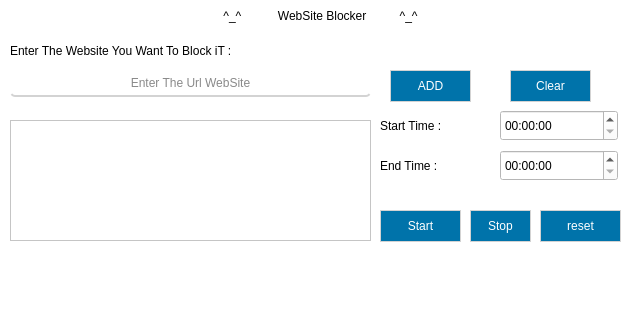
<?xml version="1.0" encoding="UTF-8"?>
<ui version="4.0">
 <class>MainWindow</class>
 <widget class="QMainWindow" name="MainWindow">
  <property name="geometry">
   <rect>
    <x>0</x>
    <y>0</y>
    <width>627</width>
    <height>309</height>
   </rect>
  </property>
  <property name="font">
   <font>
    <family>Century Schoolbook L</family>
    <pointsize>13</pointsize>
    <weight>75</weight>
    <bold>true</bold>
   </font>
  </property>
  <property name="windowTitle">
   <string>MainWindow</string>
  </property>
  <property name="styleSheet">
   <string notr="true">/*  ---------------------------- ALL OTHERS WIDGETS ---------------------------- */
*{
selection-background-color: rgb(67, 128, 179);
selection-color: rgb(255, 255, 255);
}

/*  ---------------------------- MAIN WINDOW, WIDGET ---------------------------- */
QMainWindow,QWidget
{
color:rgb(0,0,0);
background:rgb(255,255,255);
}

/*  ---------------------------- MENU BAR ---------------------------- */
QMenuBar
{
color:rgb(120,120,120);
background:rgb(230,230,230);
}
QMenuBar::item:selected
{
color:rgb(100,100,100);
background:rgb(200,200,200);
}
/*  ---------------------------- CONTEXT MENU ---------------------------- */
QMenu
{
color:rgb(90,90,90);
background:rgb(230,230,230);
padding: 3;
}
QMenu::item:selected
{
color:rgb(90,90,90);
background:rgb(200,200,200);
}
QMenu::separator {
background:rgb(200,200,200);
height:1px;
}


/*  ---------------------------- Q TAB BAR ---------------------------- */
QTabBar::tab {
color:rgb(150,150,150);
background:rgb(240,240,240);
height:30;
width:80;
border: rgb(240,240,240);
border-width: 0 0 2px 0;
padding-left:10;
}

QTabBar::tab:selected {
background:white;
color:rgb(100,100,100);
border: solid rgb(0,150,255);
border-width: 0 0 5px 0;
}
QTableWidget QTableCornerButton::section {
background-color: rgb(255, 255, 255);
}
/*-----------------------------------------------------------------
------------------------------ LINE_EDIT --------------------------
------------------------------ TEXT BROWSER -----------------------
------------------------------ TEXT_EDIT---------------------------
------------------------------ PLAIN_TEXT -------------------------
------------------------------------------------------------------- */
QLineEdit,QTextBrowser,QTextEdit,QPlainTextEdit
{
color:rgb(20,20,20);
background-color:white;
border: solid lightgrey;
border-width: 0 0 2px 0;
border-bottom-left-radius: 5;
border-bottom-right-radius: 5;
}

QLineEdit:disabled
{
color:rgb(160, 150, 150);
background-color:rgb(255, 240, 240);
border: solid rgb(253, 14, 14);
border-width: 0 0 2px 0;
border-bottom-left-radius: 5;
border-bottom-right-radius: 5;
}

/*  ---------------------------- COMBO BOX ----------------------------*/
QComboBox
{
color:rgb(0,115,170);
background-color:rgb(255, 255, 255);
min-width: 5px;
padding: 1px 0px 1px 3px;
border: 1px solid rgb(0,115,170);
}

QComboBox:hover
{
color:rgb(0,115,170);
background-color: white;
}

QComboBox:selected
{
color:rgb(0,115,170);
selection-background-color: rgb(255, 255, 255);
}

QComboBox::drop-down
{
width: 30px;
background-color:rgb(0,115,170);
}

QComboBox::down-arrow
{
image: url(assets/UI/Icons/interface_icons/arrow_down.png);
width: 14px;
height: 14px;
}


/* -------------------------------- CHECK BOX ----------------------------------------- */
QCheckBox
{
background: rgb(255, 255, 255);
color:rgb(25, 29, 32);
padding: 6;
}
/* ----------------------------  TOOL BOX  ----------------------------  */
QToolBox::tab
{
color:darkgrey;
background:lightgrey;
}
QToolBox::tab::selected
{
color:grey;
background:rgb(250, 250,250);
}
QToolBox::tab::hover
{
color:white;
background:rgb(0,115,170);
}
/*  ---------------------------- PROGRESS BAR ---------------------------- */
QProgressBar {
color:grey;
text-align: center;
font-size:13px;
}
QProgressBar::chunk {
background:rgb(0, 193, 50);
}
/*  ---------------------------- PUSHBUTTON ---------------------------- */
QPushButton
{
border: 1px solid lightgrey;
color:white;
background:rgb(0,115,170);
min-height:30;
min-width: 50;
}
QPushButton:hover
{
border: 1px solid lightgrey;
color:white;
background:rgb(0, 120, 210);
}

QPushButton:pressed
{
border: 1px solid lightgrey;
color:white;
background:rgb(0, 53, 100);
}
/*  ----------------------------  LCD NUMBER ---------------------------- */
QLCDNumber
{
color:rgb(0,115,170);
border:2 solid rgb(100,100,100);
}
/*  ---------------------------- TABLE_LIST_TABLE ---------------------------- */
QTableView,
QTableWidget
{
alternate-background-color: rgb(240, 250, 255);
}
QTreeView
{
background: rgb(250,250,250);
color: rgb(180,180,180);
}
QTableView::item:selected, 
QListView::item:selected,
QTableView::item:hover, 
QListView::item:hover, 
QTreeView::item:hover
{
background:rgb(0,115,170);
color:rgb(250,250,250);
}
QTableView::item, 
QListView::item, 
QTreeView::item
{
color:rgb(100,100,100);
}
QTreeView::item:selected,QListView::item:selected,QTableView::item:selected
{
color:rgb(37, 62, 71);
background:rgb(209, 241, 252);
}
/* QTreeView::item:has-children
{
background-color: rgb(0, 78, 134);
color: white;
border-bottom: 2px solid qlineargradient(spread:pad, x1:1, y1:0.5, x2:0, y2:0.5, stop:0 rgba(255, 255, 255, 0), stop:0.5 rgba(0, 150, 255, 255), stop:1 rgba(255, 255, 255, 0));
}
*/
/*  ---------------------------- HEADER VIEW ---------------------------- */
QHeaderView::section
{
color:rgb(133, 133, 133);
background:white;
border:transparent;
text-align:center;
padding:1;
}
/* ------------------------------- CALENDAR -------------------------------------------------- */
QCalendarView
{
color: rgb(20,20,20);
background-color: rgb(240,240,240);
alternate-background-color: rgb(0,115,170);
selection-background-color: white;
selection-color: black;
}
QAbstractItemView
{
color:rgb(200,200,200);
}


/* ---------------------------------------- SLIDER HORIZONTAL ----------------------------------------------- */


QSlider::groove:horizontal,QSlider::add-page:horizontal
{
background: rgb(255, 255, 255);
height: 27px;
}
QSlider::sub-page:horizontal {
height: 10px;
background: rgb(0,115,170);
}
QSlider::handle:horizontal {
margin-right: -10px;
margin-left: -10px;
background: rgb(0,115,170);
}
QSlider::handle:horizontal:hover {
background:rgb(0,115,170);
}

/* --------------------------------  VERTICAL SLIDER --------------------------------------------------------------  */

QSlider::handle
{
border-radius: 3px;
}

QSlider::groove:vertical,QSlider::add-page:vertical,QSlider::sub-page:vertical
{
width: 20px;
background: rgb(255, 255, 255);
}

QSlider::handle:vertical {
margin-top: -10px;
margin-bottom: -10px;
background: rgb(0,115,170);
}
QSlider::handle:vertical:hover {
background: rgb(0,115,170);
}

/* --------------------------------- SCROLLBAR HORIZONTAL --------------------------------------  */

QScrollBar::groove:horizontal{
background: white;
height: 17px;
}
QScrollBar::sub-page:horizontal,QScrollBar::add-page:horizontal  {
height: 10px;
background: rgb(255, 255, 255);
}
QScrollBar::handle:horizontal {
margin-right: -5px;
background: rgb(0,115,170);
}
QScrollBar::handle:horizontal:hover {
background: rgb(0,115,170);
}

/* --------------------------------------- SCROLLBAR VERTICAL ----------------------------------------------  */

/* SCROLLBAR */
QScrollBar:vertical {
background: white;
width: 15px;
margin: 22px 0 22px 0;
}
/* HANDLE*/
QScrollBar::handle:vertical {
background: rgb(0,115,170);
min-height: 20px;
}

/* UP ARROW */
QScrollBar::up-arrow:vertical {
image: url(assets/UI/Icons/interface_icons/arrow_up.png);
width: 10px;
height: 10px;
}
/* DOWN ARROW */
QScrollBar::down-arrow:vertical {
image: url(assets/UI/Icons/interface_icons/arrow_down.png);
width: 10px;
height: 10px;
}
/* UP BUTTON */
QScrollBar::sub-line:vertical {
background: rgb(0,115,170);
height: 20px;
subcontrol-position: top;
subcontrol-origin: margin;
}
/* DOWN BUTTON */
QScrollBar::add-line:vertical {
background: rgb(0,115,170);
height: 20px;
subcontrol-position: bottom;
subcontrol-origin: margin;
}
/* SUBPAGES - ADDPAGE */
QScrollBar::add-page:vertical, QScrollBar::sub-page:vertical {
background: none;
}
/* ---------------------------------- Q TOOL BAR -------------------------------------------------------- */
/* TOOLBAR REGION */
QToolBar {
background: rgb(35,40,45);
spacing: 20;

}
/* SEPARATOR */
QToolBar:separator
{
background: rgb(80, 80, 80);
height: 2;
}
/* QToolBar QToolButton { 
    width: 100px;
} */
/* -----------------------------------------------Q TOOL BUTTON------------------------------------------- */
/* BUTTON */
QToolButton
{
color: rgb(255, 255, 255);
background:rgb(35,40,45);
}

QToolButton:hover,QToolButton:pressed
{
background-color: rgb(64, 73, 82);
}

QMessageBox QLabel
{
color: red;
}
</string>
  </property>
  <widget class="QWidget" name="centralwidget">
   <widget class="QLabel" name="label">
    <property name="geometry">
     <rect>
      <x>60</x>
      <y>0</y>
      <width>521</width>
      <height>31</height>
     </rect>
    </property>
    <property name="text">
     <string>^_^           WebSite Blocker          ^_^</string>
    </property>
    <property name="alignment">
     <set>Qt::AlignCenter</set>
    </property>
   </widget>
   <widget class="QLabel" name="label_2">
    <property name="geometry">
     <rect>
      <x>10</x>
      <y>40</y>
      <width>381</width>
      <height>21</height>
     </rect>
    </property>
    <property name="text">
     <string>Enter The Website You Want To Block iT :</string>
    </property>
   </widget>
   <widget class="QListWidget" name="listWidget">
    <property name="geometry">
     <rect>
      <x>10</x>
      <y>120</y>
      <width>361</width>
      <height>121</height>
     </rect>
    </property>
   </widget>
   <widget class="QLabel" name="label_3">
    <property name="geometry">
     <rect>
      <x>380</x>
      <y>110</y>
      <width>111</width>
      <height>31</height>
     </rect>
    </property>
    <property name="text">
     <string>Start Time :</string>
    </property>
   </widget>
   <widget class="QTimeEdit" name="timeEdit">
    <property name="geometry">
     <rect>
      <x>500</x>
      <y>110</y>
      <width>118</width>
      <height>31</height>
     </rect>
    </property>
   </widget>
   <widget class="QLabel" name="label_4">
    <property name="geometry">
     <rect>
      <x>380</x>
      <y>150</y>
      <width>111</width>
      <height>31</height>
     </rect>
    </property>
    <property name="text">
     <string>End Time :</string>
    </property>
   </widget>
   <widget class="QTimeEdit" name="timeEdit_2">
    <property name="geometry">
     <rect>
      <x>500</x>
      <y>150</y>
      <width>118</width>
      <height>31</height>
     </rect>
    </property>
   </widget>
   <widget class="QPushButton" name="pushButton">
    <property name="geometry">
     <rect>
      <x>380</x>
      <y>210</y>
      <width>81</width>
      <height>32</height>
     </rect>
    </property>
    <property name="text">
     <string>Start</string>
    </property>
   </widget>
   <widget class="QLineEdit" name="lineEdit">
    <property name="geometry">
     <rect>
      <x>10</x>
      <y>70</y>
      <width>361</width>
      <height>27</height>
     </rect>
    </property>
    <property name="alignment">
     <set>Qt::AlignCenter</set>
    </property>
    <property name="placeholderText">
     <string>Enter The Url WebSite</string>
    </property>
   </widget>
   <widget class="QPushButton" name="pushButton_3">
    <property name="geometry">
     <rect>
      <x>390</x>
      <y>70</y>
      <width>81</width>
      <height>32</height>
     </rect>
    </property>
    <property name="text">
     <string>ADD</string>
    </property>
   </widget>
   <widget class="QPushButton" name="pushButton_4">
    <property name="geometry">
     <rect>
      <x>510</x>
      <y>70</y>
      <width>81</width>
      <height>32</height>
     </rect>
    </property>
    <property name="text">
     <string>Clear</string>
    </property>
   </widget>
   <widget class="QPushButton" name="pushButton_2">
    <property name="geometry">
     <rect>
      <x>470</x>
      <y>210</y>
      <width>61</width>
      <height>32</height>
     </rect>
    </property>
    <property name="text">
     <string>Stop</string>
    </property>
   </widget>
   <widget class="QPushButton" name="pushButton_5">
    <property name="geometry">
     <rect>
      <x>540</x>
      <y>210</y>
      <width>81</width>
      <height>32</height>
     </rect>
    </property>
    <property name="text">
     <string>reset</string>
    </property>
   </widget>
  </widget>
  <widget class="QMenuBar" name="menubar">
   <property name="geometry">
    <rect>
     <x>0</x>
     <y>0</y>
     <width>627</width>
     <height>24</height>
    </rect>
   </property>
  </widget>
  <widget class="QStatusBar" name="statusbar"/>
 </widget>
 <resources/>
 <connections/>
</ui>
